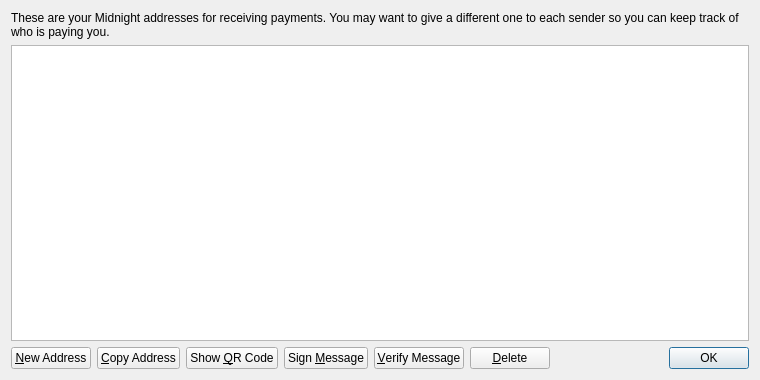
<?xml version="1.0" encoding="UTF-8"?>
<ui version="4.0">
 <class>AddressBookPage</class>
 <widget class="QWidget" name="AddressBookPage">
  <property name="geometry">
   <rect>
    <x>0</x>
    <y>0</y>
    <width>760</width>
    <height>380</height>
   </rect>
  </property>
  <property name="windowTitle">
   <string>Address Book</string>
  </property>
  <layout class="QVBoxLayout" name="verticalLayout">
   <item>
    <widget class="QLabel" name="labelExplanation">
     <property name="text">
      <string>These are your Midnight addresses for receiving payments. You may want to give a different one to each sender so you can keep track of who is paying you.</string>
     </property>
     <property name="textFormat">
      <enum>Qt::PlainText</enum>
     </property>
     <property name="wordWrap">
      <bool>true</bool>
     </property>
    </widget>
   </item>
   <item>
    <widget class="QTableView" name="tableView">
     <property name="contextMenuPolicy">
      <enum>Qt::CustomContextMenu</enum>
     </property>
     <property name="toolTip">
      <string>Double-click to edit address or label</string>
     </property>
     <property name="tabKeyNavigation">
      <bool>false</bool>
     </property>
     <property name="selectionMode">
      <enum>QAbstractItemView::SingleSelection</enum>
     </property>
     <property name="selectionBehavior">
      <enum>QAbstractItemView::SelectRows</enum>
     </property>
     <property name="sortingEnabled">
      <bool>true</bool>
     </property>
     <attribute name="verticalHeaderVisible">
      <bool>false</bool>
     </attribute>
    </widget>
   </item>
   <item>
    <layout class="QHBoxLayout" name="horizontalLayout">
     <item>
      <widget class="QPushButton" name="newAddressButton">
       <property name="toolTip">
        <string>Create a new address</string>
       </property>
       <property name="text">
        <string>&amp;New Address</string>
       </property>
      </widget>
     </item>
     <item>
      <widget class="QPushButton" name="copyToClipboard">
       <property name="toolTip">
        <string>Copy the currently selected address to the system clipboard</string>
       </property>
       <property name="text">
        <string>&amp;Copy Address</string>
       </property>
      </widget>
     </item>
     <item>
      <widget class="QPushButton" name="showQRCode">
       <property name="text">
        <string>Show &amp;QR Code</string>
       </property>
      </widget>
     </item>
     <item>
      <widget class="QPushButton" name="signMessage">
       <property name="toolTip">
        <string>Sign a message to prove you own a Midnight address</string>
       </property>
       <property name="text">
        <string>Sign &amp;Message</string>
       </property>
      </widget>
     </item>
     <item>
      <widget class="QPushButton" name="verifyMessage">
       <property name="toolTip">
        <string>Verify a message to ensure it was signed with a specified Midnight address</string>
       </property>
       <property name="text">
        <string>&amp;Verify Message</string>
       </property>
      </widget>
     </item>
     <item>
      <widget class="QPushButton" name="deleteButton">
       <property name="toolTip">
        <string>Delete the currently selected address from the list</string>
       </property>
       <property name="text">
        <string>&amp;Delete</string>
       </property>
      </widget>
     </item>
     <item>
      <spacer name="horizontalSpacer">
       <property name="orientation">
        <enum>Qt::Horizontal</enum>
       </property>
       <property name="sizeHint" stdset="0">
        <size>
         <width>40</width>
         <height>20</height>
        </size>
       </property>
      </spacer>
     </item>
     <item>
      <widget class="QDialogButtonBox" name="buttonBox">
       <property name="sizePolicy">
        <sizepolicy hsizetype="Maximum" vsizetype="Fixed">
         <horstretch>0</horstretch>
         <verstretch>0</verstretch>
        </sizepolicy>
       </property>
       <property name="standardButtons">
        <set>QDialogButtonBox::Ok</set>
       </property>
      </widget>
     </item>
    </layout>
   </item>
  </layout>
 </widget>
 <resources>
  <include location="../bitcoin.qrc"/>
 </resources>
 <connections/>
</ui>
